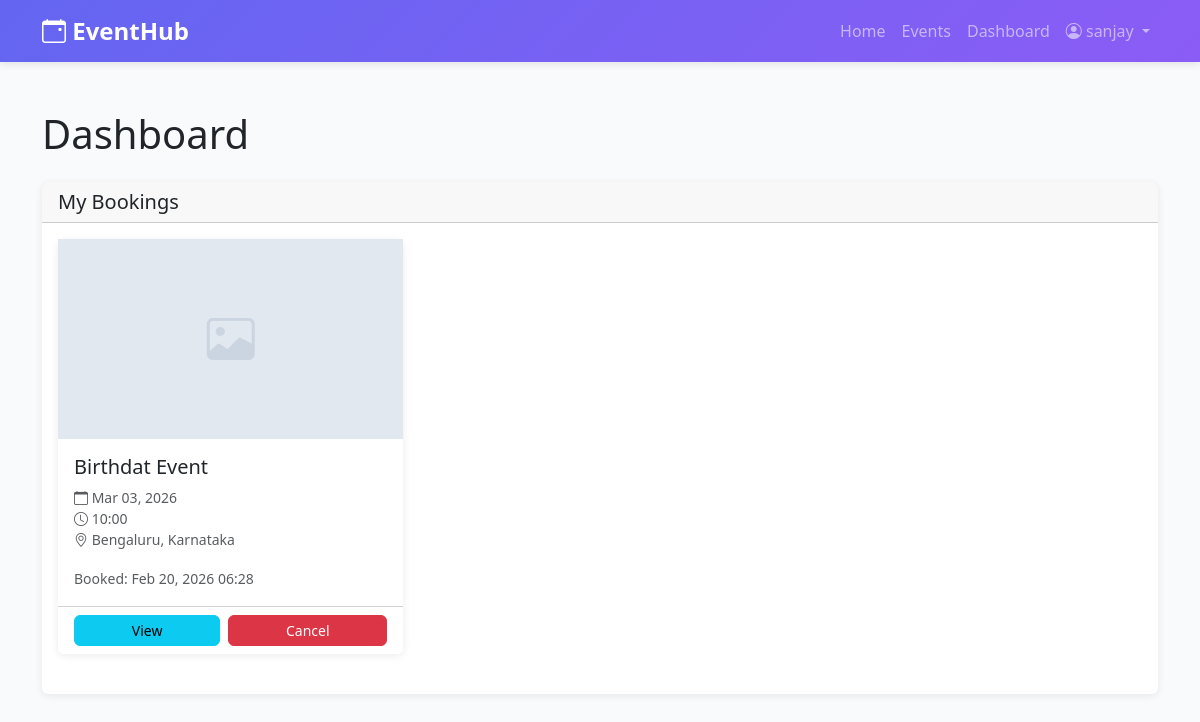
Page /dashboard/ (signed in) on the committed database.
### events/models.py (models this page shows, shortened)
class CustomUser(AbstractUser):
    ROLE_CHOICES = (
        ('admin', 'Admin'),
        ('organizer', 'Event Organizer'),
        ('attendee', 'Attendee'),
    )
    role = models.CharField(max_length=20, choices=ROLE_CHOICES, default='attendee')
    bio = models.TextField(blank=True, null=True)
    profile_image = models.ImageField(upload_to='profiles/', blank=True, null=True)
    created_at = models.DateTimeField(auto_now_add=True)
    class Meta:
        ordering = ['-created_at']

class Booking(models.Model):
    PAYMENT_STATUS_CHOICES = (
        ('pending', 'Pending'),
        ('completed', 'Completed'),
        ('cancelled', 'Cancelled'),
    )
    user = models.ForeignKey(CustomUser, on_delete=models.CASCADE, related_name='bookings')
    event = models.ForeignKey(Event, on_delete=models.CASCADE, related_name='bookings')
    booking_date = models.DateTimeField(auto_now_add=True)
    payment_status = models.CharField(max_length=20, choices=PAYMENT_STATUS_CHOICES, default='completed')
    class Meta:
        unique_together = ('user', 'event')
        ordering = ['-booking_date']
        indexes = [
            models.Index(fields=['user', 'event']),
            models.Index(fields=['payment_status']),
        ]

class Event(models.Model):
    title = models.CharField(max_length=200)
    description = models.TextField()
    date = models.DateField()
    time = models.TimeField()
    location = models.CharField(max_length=300)
    price = models.DecimalField(max_digits=10, decimal_places=2, default=0.00, validators=[MinValueValidator(0)])
    max_seats = models.IntegerField(validators=[MinValueValidator(1)])
    available_seats = models.IntegerField(validators=[MinValueValidator(0)])
    image = models.ImageField(upload_to='events/', blank=True, null=True)
    created_by = models.ForeignKey(CustomUser, on_delete=models.CASCADE, related_name='organized_events')
    created_at = models.DateTimeField(auto_now_add=True)
    updated_at = models.DateTimeField(auto_now=True)
    class Meta:
        ordering = ['-date', '-time']
        indexes = [
            models.Index(fields=['date', 'time']),
            models.Index(fields=['created_by']),
        ]

### events/views.py (the view, shortened to what this page needs)
# urls.py: path('dashboard/', views.dashboard, name='dashboard'),
@login_required
def dashboard(request):
    user = request.user
    if user.role == 'organizer':
        events = Event.objects.filter(created_by=user)
        total_registrations = Booking.objects.filter(event__created_by=user).count()
        total_revenue = sum(event.get_revenue() for event in events)
        context = {
            'events': events,
            'total_registrations': total_registrations,
            'total_revenue': total_revenue,
            'role': 'organizer',
        }
    else:  # attendee
        bookings = Booking.objects.filter(user=user).select_related('event').order_by('-booking_date')
        context = {
            'bookings': bookings,
            'role': 'attendee',
        }
    return render(request, 'events/dashboard.html', context)

### events/templates/events/dashboard.html (shortened to what this page needs)
{% extends 'base.html' %}
{% block content %}
<div class="container py-5">
    <h1 class="mb-4">Dashboard</h1>
    {% if role == 'organizer' %}
        <div class="row mb-4">
            <div class="col-md-4 mb-3">
                <div class="card dashboard-card">
                    <div class="card-body">
                        <h5 class="card-title">Events Created</h5>
                        <h2 class="text-primary">{{ events.count }}</h2>
                    </div>
                </div>
            </div>
            <div class="col-md-4 mb-3">
                <div class="card dashboard-card success">
                    <div class="card-body">
                        <h5 class="card-title">Total Registrations</h5>
                        <h2 class="text-success">{{ total_registrations }}</h2>
                    </div>
                </div>
            </div>
            <div class="col-md-4 mb-3">
                <div class="card dashboard-card danger">
                    <div class="card-body">
                        <h5 class="card-title">Total Revenue</h5>
                        <h2 class="text-danger">${{ total_revenue }}</h2>
                    </div>
                </div>
            </div>
        </div>
        <div class="card">
            <div class="card-header d-flex justify-content-between align-items-center">
                <h5 class="mb-0">Your Events</h5>
                <a href="{% url 'create_event' %}" class="btn btn-primary btn-sm">Create Event</a>
            </div>
            <div class="card-body">
                {% if events %}
                    <div class="table-responsive">
                        <table class="table table-hover">
                            <thead>
                                <tr>
                                    <th>Title</th>
                                    <th>Date</th>
                                    <th>Registrations</th>
                                    <th>Available Seats</th>
                                    <th>Price</th>
                                    <th>Actions</th>
                                </tr>
                            </thead>
                            <tbody>
                                {% for event in events %}
                                    <tr>
                                        <td>{{ event.title }}</td>
                                        <td>{{ event.date|date:"M d, Y" }} {{ event.time|time:"H:i" }}</td>
                                        <td>{{ event.get_booked_seats }}</td>
                                        <td>{{ event.available_seats }}</td>
                                        <td>
                                            {% if event.price > 0 %}
                                                ${{ event.price }}
                                            {% else %}
                                                Free
                                            {% endif %}
                                        </td>
                                        <td>
                                            <a href="{% url 'event_detail' event.pk %}" class="btn btn-sm btn-info">View</a>
                                            <a href="{% url 'edit_event' event.pk %}" class="btn btn-sm btn-warning">Edit</a>
                                            <a href="{% url 'delete_event' event.pk %}" class="btn btn-sm btn-danger">Delete</a>
                                        </td>
                                    </tr>
                                {% endfor %}
                            </tbody>
                        </table>
                    </div>
                {% else %}
                    <div class="alert alert-info">
                        <i class="bi bi-info-circle"></i> You haven't created any events yet.
                        <a href="{% url 'create_event' %}">Create your first event</a>
                    </div>
                {% endif %}
            </div>
        </div>
    {% else %}
        <div class="card">
            <div class="card-header">
                <h5 class="mb-0">My Bookings</h5>
            </div>
            <div class="card-body">
                {% if bookings %}
                    <div class="row">
                        {% for booking in bookings %}
                            <div class="col-md-6 col-lg-4 mb-4">
                                <div class="card event-card">
                                    {% if booking.event.image %}
                                        <img src="{{ booking.event.image.url }}" class="card-img-top event-image" alt="{{ booking.event.title }}">
                                    {% else %}
                                        <div class="event-image d-flex align-items-center justify-content-center">
                                            <i class="bi bi-image" style="font-size: 3rem; color: #cbd5e1;"></i>
                                        </div>
                                    {% endif %}
                                    <div class="card-body">
                                        <h5 class="card-title">{{ booking.event.title }}</h5>
                                        <p class="card-text text-muted small">
                                            <i class="bi bi-calendar"></i> {{ booking.event.date|date:"M d, Y" }}<br>
                                            <i class="bi bi-clock"></i> {{ booking.event.time|time:"H:i" }}<br>
                                            <i class="bi bi-geo-alt"></i> {{ booking.event.location }}
                                        </p>
                                        <small class="text-muted">
                                            Booked: {{ booking.booking_date|date:"M d, Y H:i" }}
                                        </small>
                                    </div>
                                    <div class="card-footer bg-white">
                                        <div class="d-flex gap-2">
                                            <a href="{% url 'event_detail' booking.event.pk %}" class="btn btn-sm btn-info flex-grow-1">View</a>
                                            <form method="post" action="{% url 'cancel_booking' booking.pk %}" style="flex-grow: 1;">
                                                <button type="submit" class="btn btn-sm btn-danger w-100" onclick="return confirm('Cancel this booking?')">Cancel</button>
                                            </form>
                                        </div>
                                    </div>
                                </div>
                            </div>
                        {% endfor %}
                    </div>
                {% else %}
                    <div class="alert alert-info">
                        <i class="bi bi-info-circle"></i> You haven't registered for any events yet.
                        <a href="{% url 'event_list' %}">Browse events</a>
                    </div>
                {% endif %}
            </div>
        </div>
    {% endif %}
</div>
{% endblock %}

### events/templates/base.html (shortened to what this page needs)
<!DOCTYPE html>
<html lang="en">
<head>
    <link href="https://cdn.jsdelivr.net/npm/bootstrap@5.3.0/dist/css/bootstrap.min.css" rel="stylesheet">
    <link rel="stylesheet" href="https://cdn.jsdelivr.net/npm/bootstrap-icons@1.11.0/font/bootstrap-icons.css">
</head>
<body>
    <nav class="navbar navbar-expand-lg navbar-dark sticky-top">
        <div class="container">
            <a class="navbar-brand" href="{% url 'home' %}">
                <i class="bi bi-calendar-event"></i> EventHub
            </a>
            <div class="collapse navbar-collapse" id="navbarNav">
                <ul class="navbar-nav ms-auto">
                    <li class="nav-item">
                        <a class="nav-link" href="{% url 'home' %}">Home</a>
                    </li>
                    <li class="nav-item">
                        <a class="nav-link" href="{% url 'event_list' %}">Events</a>
                    </li>
                    {% if user.is_authenticated %}
                        <li class="nav-item">
                            <a class="nav-link" href="{% url 'dashboard' %}">Dashboard</a>
                        </li>
                        <li class="nav-item dropdown">
                            <a class="nav-link dropdown-toggle" href="#" id="userDropdown" role="button" data-bs-toggle="dropdown">
                                <i class="bi bi-person-circle"></i> {{ user.username }}
                            </a>
                        </li>
                    {% endif %}
                </ul>
            </div>
        </div>
    </nav>
    <main>
        {% block content %}{% endblock %}
    </main>
</body>
</html>

### events/templates/base.html (style rules this page uses)
:root { --primary-color: #6366f1; --secondary-color: #8b5cf6; --success-color: #10b981; --danger-color: #ef4444; }
body { background-color: #f8fafc; font-family: 'Segoe UI', Tahoma, Geneva, Verdana, sans-serif; }
.navbar { background: linear-gradient(135deg, var(--primary-color) 0%, var(--secondary-color) 100%); box-shadow: 0 2px 8px rgba(0,0,0,0.1); }
.navbar-brand { font-weight: 700; font-size: 1.5rem; }
.card { border: none; box-shadow: 0 2px 8px rgba(0,0,0,0.08); transition: transform 0.3s ease, box-shadow 0.3s ease; }
.event-card { height: 100%; }
.event-image { height: 200px; object-fit: cover; background-color: #e2e8f0; }
.btn-sm { border-radius: 0.375rem; }

### rows in the picture
CustomUser: username "sanjay"
Booking: event "Birthdat Event", event "Mar 03, 2026", event.time "10:00", event.location "Bengaluru, Karnataka", booking_date "Feb 20, 2026 06:28"
